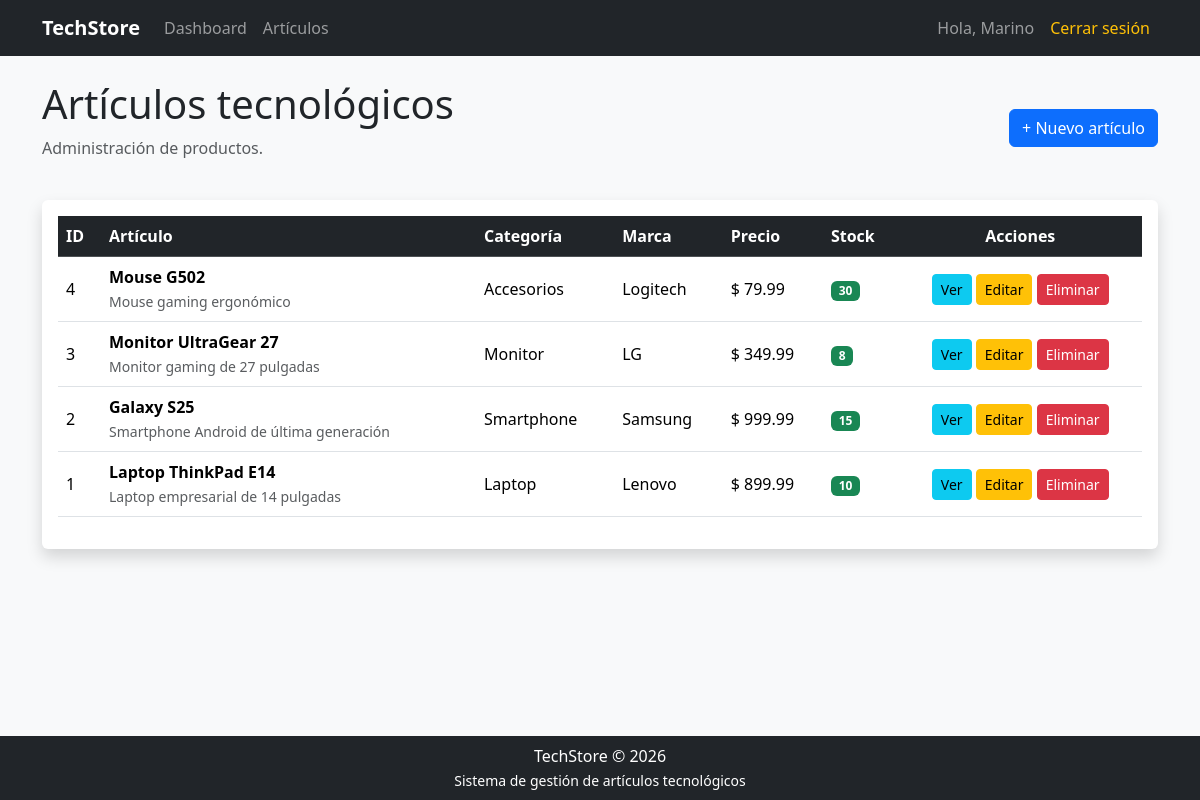
The app's page /articulos.php (signed in) with its own data.
### tables this page shows
CREATE TABLE `articulos` (
  `id` int NOT NULL AUTO_INCREMENT,
  `nombre` varchar(150) NOT NULL,
  `descripcion` text,
  `categoria` varchar(100) NOT NULL,
  `precio` decimal(10,2) NOT NULL,
  `stock` int NOT NULL DEFAULT '0',
  `marca` varchar(100) DEFAULT NULL,
  `created_at` timestamp NULL DEFAULT CURRENT_TIMESTAMP,
  `updated_at` timestamp NULL DEFAULT CURRENT_TIMESTAMP ON UPDATE CURRENT_TIMESTAMP,
  PRIMARY KEY (`id`)
);

### config/Database.php (called while the page is built, shortened)
<?php
class Database
{
    private string $host;
    private string $username;
    private string $password;
    private string $database;
    private ?mysqli $connection = null;
    public function __construct()
    {
        $dotenv = Dotenv::createImmutable(__DIR__ . '/../');
        $this->host = $_ENV['DB_HOST'];
        $this->username = $_ENV['DB_USERNAME'];
        $this->password = $_ENV['DB_PASSWORD'];
        $this->database = $_ENV['DB_DATABASE'];
    }
    public function connect(): mysqli
    {
        if ($this->connection === null) {
            $this->connection = new mysqli(
                $this->host,
                $this->username,
                $this->password,
                $this->database
            );
            $this->connection->set_charset('utf8mb4');
        }
        return $this->connection;
    }
}

### models/Articulo.php (called while the page is built, shortened)
<?php
require_once __DIR__ . '/../config/Database.php';
class Articulo
{
    private mysqli $db;
    public function __construct()
    {
        $database = new Database();
        $this->db = $database->connect();
    }
    public function obtenerTodos(): array
    {
        $sql = "SELECT * FROM articulos ORDER BY id DESC";
        $resultado = $this->db->query($sql);
        return $resultado->fetch_all(MYSQLI_ASSOC);
    }
}

### articulos.php (the view, shortened to what this page needs)
<?php
require_once 'models/Articulo.php';
try {
    $articuloModel = new Articulo();
    $articulos = $articuloModel->obtenerTodos();
} catch (Exception $e) {
    $error = 'No se pudieron cargar los artículos.';
    $articulos = [];
}
require 'views/layouts/header.php';
?>
<div class="d-flex justify-content-between align-items-center mb-4">
    <div>
        <h1>
            Artículos tecnológicos
        </h1>
        <p class="text-muted">
            Administración de productos.
        </p>
    </div>
    <a href="crear_articulo.php" class="btn btn-primary">
        + Nuevo artículo
    </a>
</div>
<div class="card shadow">
    <div class="card-body">
        <div class="table-responsive">
            <table class="table table-hover align-middle">
                <thead class="table-dark">
                    <tr>
                        <th>ID</th>
                        <th>Artículo</th>
                        <th>Categoría</th>
                        <th>Marca</th>
                        <th>Precio</th>
                        <th>Stock</th>
                        <th class="text-center">
                            Acciones
                        </th>
                    </tr>
                </thead>
                <tbody>
                <?php if (empty($articulos)): ?>
                    <tr>
                        <td colspan="7" class="text-center py-4">
                            No hay artículos registrados.
                        </td>
                    </tr>
                <?php else: ?>
                    <?php foreach ($articulos as $articulo): ?>
                        <tr>
                            <td>
                                <?= (int) $articulo['id'] ?>
                            </td>
                            <td>
                                <strong>
                                    <?= htmlspecialchars(
                                        $articulo['nombre'],
                                        ENT_QUOTES,
                                        'UTF-8'
                                    ) ?>
                                </strong>
                                <br>
                                <small class="text-muted">
                                    <?= htmlspecialchars(
                                        $articulo['descripcion'] ?? '',
                                        ENT_QUOTES,
                                        'UTF-8'
                                    ) ?>
                                </small>
                            </td>
                            <td>
                                <?= htmlspecialchars(
                                    $articulo['categoria'],
                                    ENT_QUOTES,
                                    'UTF-8'
                                ) ?>
                            </td>
                            <td>
                                <?= htmlspecialchars(
                                    $articulo['marca'] ?? '',
                                    ENT_QUOTES,
                                    'UTF-8'
                                ) ?>
                            </td>
                            <td>
                                $
                                <?= number_format(
                                    (float) $articulo['precio'],
                                    2
                                ) ?>
                            </td>
                            <td>
                                <?php if (
                                    (int) $articulo['stock'] > 0
                                ): ?>
                                    <span class="badge text-bg-success">
                                        <?= (int) $articulo['stock'] ?>
                                    </span>
                                <?php else: ?>
                                    <span class="badge text-bg-danger">
                                        Agotado
                                    </span>
                                <?php endif; ?>
                            </td>
                            <td class="text-center">
                                <a
                                    href="ver_articulo.php?id=<?= (int) $articulo['id'] ?>"
                                    class="btn btn-sm btn-info">
                                    Ver
                                </a>
                                <a
                                    href="editar_articulo.php?id=<?= (int) $articulo['id'] ?>"
                                    class="btn btn-sm btn-warning">
                                    Editar
                                </a>
                                <a
                                    href="eliminar_articulo.php?id=<?= (int) $articulo['id'] ?>"
                                    class="btn btn-sm btn-danger"
                                    onclick="return confirm('¿Está seguro de eliminar este artículo?');">
                                    Eliminar
                                </a>
                            </td>
                        </tr>
                    <?php endforeach; ?>
                <?php endif; ?>
                </tbody>
            </table>
        </div>
    </div>
</div>
<?php require 'views/layouts/footer.php'; ?>

### views/layouts/header.php (shortened to what this page needs)
<!DOCTYPE html>
<html lang="es">
<head>
    <link rel="stylesheet" href="https://cdn.jsdelivr.net/npm/bootstrap@5.3.8/dist/css/bootstrap.min.css">
    <link rel="stylesheet" href="public/css/styles.css">
</head>
<body class="d-flex flex-column min-vh-100">
<nav class="navbar navbar-expand-lg navbar-dark bg-dark">
    <div class="container">
        <a class="navbar-brand fw-bold" href="dashboard.php">TechStore</a>
        <div class="collapse navbar-collapse" id="navbarNav">
            <ul class="navbar-nav me-auto">
                <?php if (isset($_SESSION['usuario_id'])): ?>
                    <li class="nav-item">
                        <a class="nav-link" href="dashboard.php">
                            Dashboard
                        </a>
                    </li>
                    <li class="nav-item">
                        <a class="nav-link" href="articulos.php">
                            Artículos
                        </a>
                    </li>
                <?php endif; ?>
            </ul>
            <ul class="navbar-nav">
                <?php if (isset($_SESSION['usuario_id'])): ?>
                    <li class="nav-item">
                        <span class="nav-link">
                            Hola,
                            <?= htmlspecialchars(
                                $_SESSION['usuario_nombre'],
                                ENT_QUOTES,
                                'UTF-8'
                            ) ?>
                        </span>
                    </li>
                    <li class="nav-item">
                        <a class="nav-link text-warning" href="logout.php">
                            Cerrar sesión
                        </a>
                    </li>
                <?php endif; ?>
            </ul>
        </div>
    </div>
</nav>
<main class="container py-4 flex-grow-1">

### views/layouts/footer.php (shortened to what this page needs)
</main>
<footer class="bg-dark text-white text-center py-2 mt-5">
    <div class="container">
        <p class="mb-0">
            TechStore &copy; 2026
        </p>
        <small>
            Sistema de gestión de artículos tecnológicos
        </small>
    </div>
</footer>
</body>
</html>

### public/css/styles.css (style rules this page uses)
body { background-color: #f8f9fa; }
.card { border: none; }
.table td, .table th { vertical-align: middle; }

### records on screen
articulos: id "4", nombre "Mouse G502", descripcion "Mouse gaming ergonómico", categoria "Accesorios", marca "Logitech", precio "79.99", stock "30"
articulos: id "3", nombre "Monitor UltraGear 27", descripcion "Monitor gaming de 27 pulgadas", categoria "Monitor", marca "LG", precio "349.99", stock "8"
articulos: id "2", nombre "Galaxy S25", descripcion "Smartphone Android de última generación", categoria "Smartphone", marca "Samsung", precio "999.99", stock "15"
articulos: id "1", nombre "Laptop ThinkPad E14", descripcion "Laptop empresarial de 14 pulgadas", categoria "Laptop", marca "Lenovo", precio "899.99", stock "10"

### other values on screen
$_SESSION['usuario_nombre'] "Marino"
